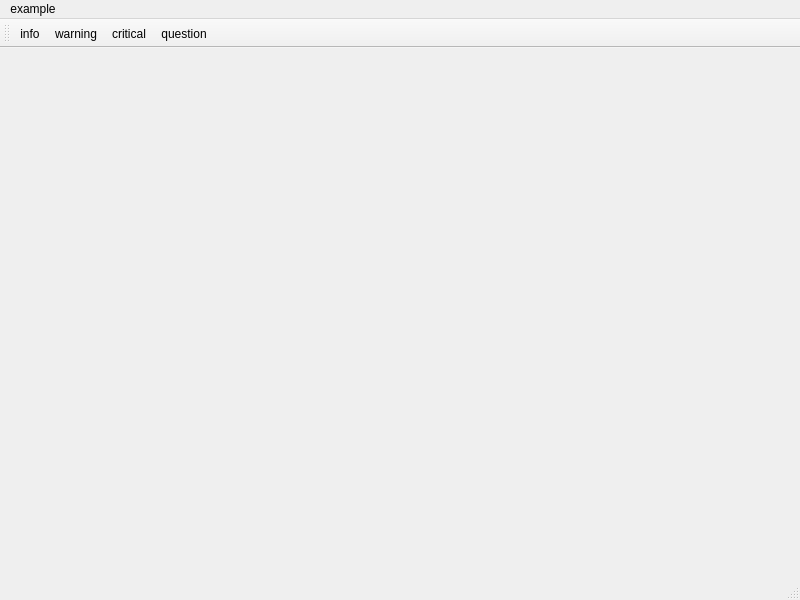
<?xml version="1.0" encoding="UTF-8"?>
<ui version="4.0">
 <class>MainWindow</class>
 <widget class="QMainWindow" name="MainWindow">
  <property name="geometry">
   <rect>
    <x>0</x>
    <y>0</y>
    <width>800</width>
    <height>600</height>
   </rect>
  </property>
  <property name="windowTitle">
   <string>MainWindow</string>
  </property>
  <widget class="QWidget" name="centralwidget"/>
  <widget class="QMenuBar" name="menubar">
   <property name="geometry">
    <rect>
     <x>0</x>
     <y>0</y>
     <width>800</width>
     <height>23</height>
    </rect>
   </property>
   <widget class="QMenu" name="menuexample">
    <property name="title">
     <string>example</string>
    </property>
    <addaction name="actioninfo"/>
    <addaction name="actionwarning"/>
    <addaction name="actioncritical"/>
    <addaction name="actionquestion"/>
   </widget>
   <addaction name="menuexample"/>
  </widget>
  <widget class="QStatusBar" name="statusbar"/>
  <widget class="QToolBar" name="toolBar">
   <property name="windowTitle">
    <string>toolBar</string>
   </property>
   <attribute name="toolBarArea">
    <enum>TopToolBarArea</enum>
   </attribute>
   <attribute name="toolBarBreak">
    <bool>false</bool>
   </attribute>
   <addaction name="actioninfo"/>
   <addaction name="actionwarning"/>
   <addaction name="actioncritical"/>
   <addaction name="actionquestion"/>
  </widget>
  <action name="actioninfo">
   <property name="text">
    <string>info</string>
   </property>
  </action>
  <action name="actionwarning">
   <property name="text">
    <string>warning</string>
   </property>
  </action>
  <action name="actioncritical">
   <property name="text">
    <string>critical</string>
   </property>
  </action>
  <action name="actionquestion">
   <property name="text">
    <string>question</string>
   </property>
  </action>
 </widget>
 <resources/>
 <connections/>
</ui>
